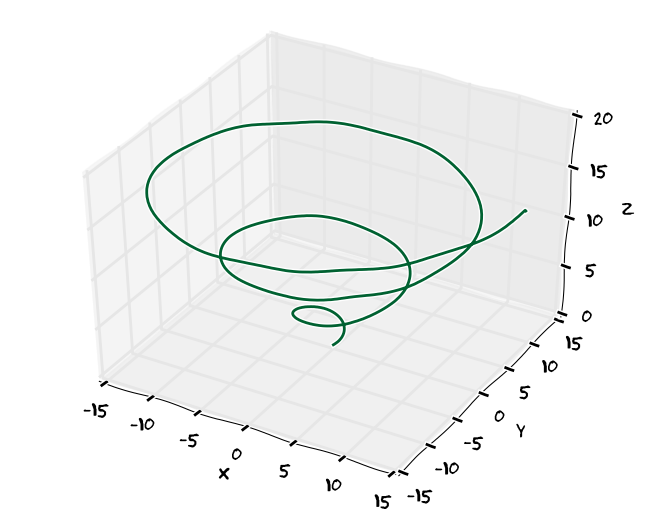

The Python source for this figure:
# Using the magic encoding
# -*- coding: utf-8 -*-


bez_znacek = True
bez_znacek = False

from mpl_toolkits.mplot3d import axes3d
import matplotlib.pyplot as plt
import numpy as np

plt.xkcd()


fig = plt.figure()
ax = fig.gca(projection='3d')

ax.view_init(elev=40)


# pocatecni hodnoty
xmin=-15
xmax=15
ymin=-15
ymax=15
zmin=0
zmax=20


delkax=2    # delka obdelnicku ve smeru x
delkay=2  # delka obdelnicku ve smeru y
delkaz=1  # delka obdelnicku ve smeru y

outputfile="3d_krivka" # jmeno vystupniho souboru
posun_z=-30  # rovina ve ktere se kresli vrstevnice

T = np.linspace(0, 6*np.pi, 360,endpoint=True)
X = T*np.cos(T)
Y = T*np.sin(T)
Z = T


# if bez_znacek:
#     plt.setp(ax, xticks=[], yticks=[], zticks=[])

ax.plot(X,Y,Z, color='#006131')

ax.set_xlabel('x')
ax.set_xlim(xmin, xmax)
ax.set_ylabel('y')
ax.set_ylim(ymin, ymax)
ax.set_zlabel('z')
ax.set_zlim(zmin, zmax)


plt.savefig(outputfile+".png",bbox_inches="tight", pad_inches=.15)
plt.savefig(outputfile+".svg",bbox_inches="tight", pad_inches=.15)

# convert -delay 20 movie*.png animation.gif && rm movie
